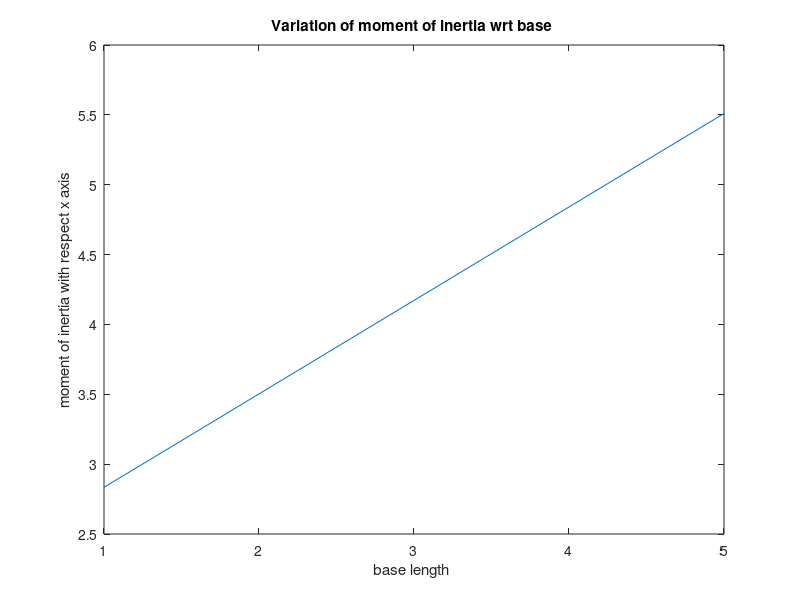

Write MATLAB code to recreate this figure.
b=input("Enter the base length ");
A1=(1.3*(b-0.6))/4; %right angled triangle area
I1=((b-0.6)/2)*(1.3^3)/36; %right angled triangle moment of inertia wrt centroid
dy1=(1.3/3)+0.5;%right angled triangle distance of centroid from x axis
X1=(dy1^2);
S1=(A1*(X1))+I1;%right angled triangle moment of inertia wrt x axis

A2=((b-0.6)*0.5/2); %2 small rectangles area
I2=((b-0.6)/2*(0.5^3))/12; % 2 small rectangles on the base moment of inertia wrt centroid
dy2=0.25;% 2 small rectangles on the base distance of centroid from x axis
X2=(dy2^2);
S2=(A2*(X2))+I2; % 2 small rectangles on the base moment of inertia wrt x axis

A3 = 1.5; % BIG RECTANGLE area
dy3=1.25; % BIG RECTANGLE moment of inertia wrt centroid
I3=(0.6*(2.5^3))/12; % BIG RECTANGLE distance of centroid from x axis
X3=(dy3^2);
S3=(A3*(X3))+I3;% BIG RECTANGLE moment of inertia wrt x axis

A4 = (3.14*(0.125)^2); %hollow circle area
dy4 = 2.2; %hollow circle moment of inertia wrt centroid
I4 = (3.14*(0.25^4))/64; %hollow circle distance of centroid from x axis
X4=(dy4^2);
S4=(A4*(X4))+I4; %hollow circle moment of inertia wrt x axis

A5=(0.92/2); %hollow TRIANGLE area
dy5=(0.5+(0.92/3)); %hollow TRIANGLE distance of centroid from x axis
I5=((0.92^3)/36); %hollow TRIANGLE moment of inertia wrt centroid
X5=(dy5^2); 
S5=(A5*(X5))+I5; %hollow TRIANGLE moment of inertia wrt x axis

S=(2*S1)+(2*S2)+(S3)-S4-S5;%final moment of inertia
disp("The moment of inertia with respect of x axis is ")
disp(S)
m1=1:b;
m2=1:b
a=1:b;
for i=1:b
    A1=(1.3*(i-0.6))/4; %right angled triangle area
    I1=((i-0.6)/2)*(1.3^3)/36; %right angled triangle 
    dy1=(1.3/3)+0.5;%right angled triangle moment of inertia wrt centroid
    X1=(dy1^2);
    S1=(A1*(X1))+I1;%right angled triangle moment of inertia wrt x axis
    A2=((i-0.6)*0.5/2); % 2 small rectangles on the base area
    I2=((i-0.6)/2*(0.5^3))/12; % 2 small rectangles on the base moment of inertia wrt centroid
    dy2=0.25;% 2 small rectangles on the base distance of centroid from x axis  
    X2=(dy2^2);
    S2=(A2*(X2))+I2; % 2 small rectangles on the base moment of inertia wrt x axis
    m1(1,i)=(2*S1)+(2*S2)+(S3)-S4-S5;
end
plot(a,m1)
title("Variation of moment of inertia wrt base ")
xlabel("base length ")
ylabel("moment of inertia with respect x axis")
%we only need to change the values for right angled triangle and rectangles
%as they are depenedent on b
